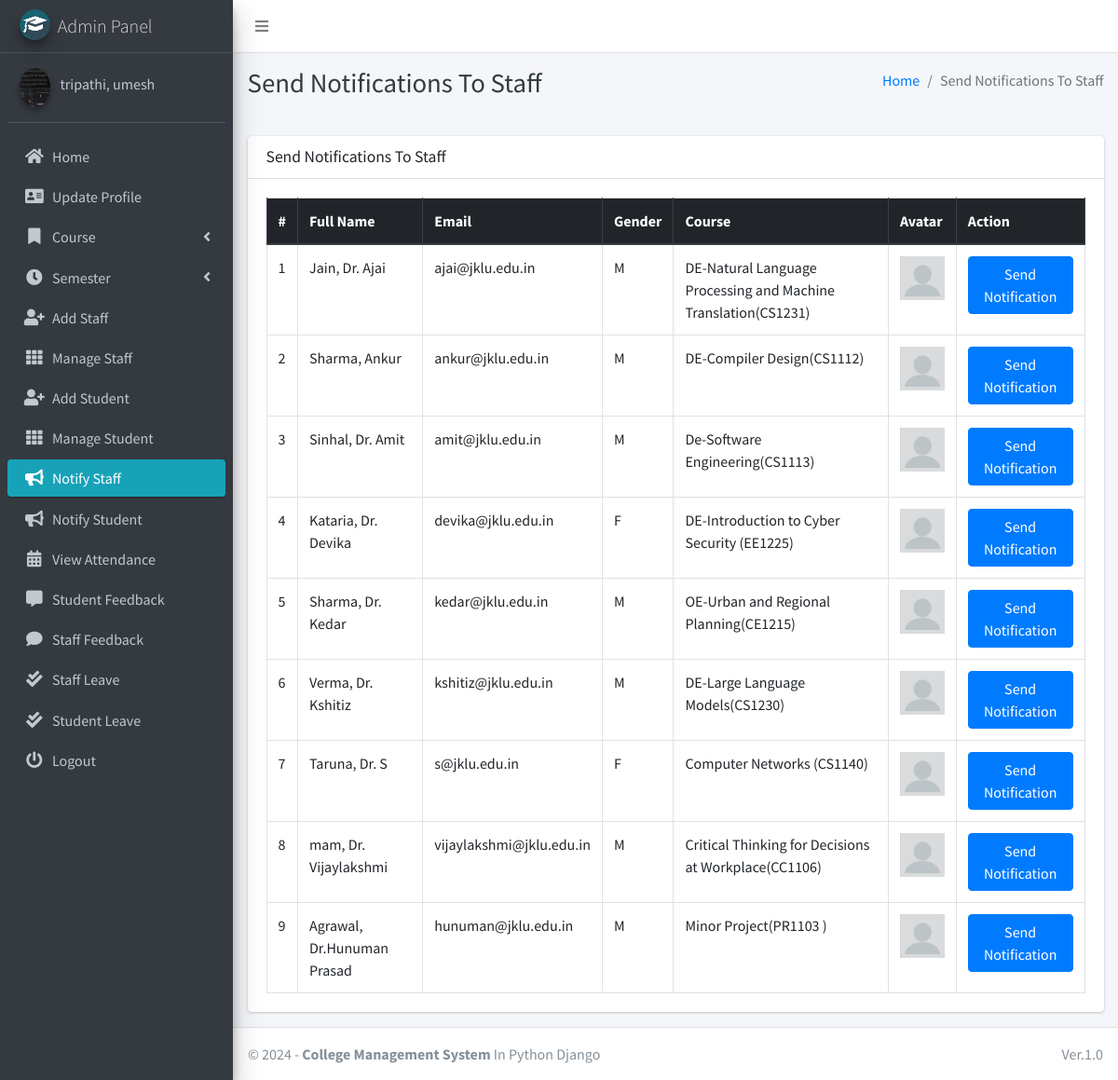
The page /admin_notify_staff (signed in) on the database its author committed.
### main_app/models.py (models this page shows, shortened)
class CustomUser(AbstractUser):
    USER_TYPE = ((1, "HOD"), (2, "Staff"), (3, "Student"))
    GENDER = [("M", "Male"), ("F", "Female")]
    username = None  # Removed username, using email instead
    email = models.EmailField(unique=True)
    user_type = models.CharField(default=1, choices=USER_TYPE, max_length=1)
    gender = models.CharField(max_length=1, choices=GENDER)
    profile_pic = models.ImageField()
    address = models.TextField()
    fcm_token = models.TextField(default="")  # For firebase notifications
    created_at = models.DateTimeField(auto_now_add=True)
    updated_at = models.DateTimeField(auto_now=True)
    USERNAME_FIELD = "email"
    REQUIRED_FIELDS = []
    objects = CustomUserManager()
    def __str__(self):
        return self.last_name + ", " + self.first_name

class Staff(models.Model):
    course = models.ForeignKey(Course, on_delete=models.DO_NOTHING, null=True, blank=False)
    admin = models.OneToOneField(CustomUser, on_delete=models.CASCADE)

class Course(models.Model):
    name = models.CharField(max_length=120)
    created_at = models.DateTimeField(auto_now_add=True)
    updated_at = models.DateTimeField(auto_now=True)

### main_app/hod_views.py (the view)
# urls.py: path("admin_notify_staff", hod_views.admin_notify_staff,
def admin_notify_staff(request):
    staff = CustomUser.objects.filter(user_type=2)
    context = {
        'page_title': "Send Notifications To Staff",
        'allStaff': staff
    }
    return render(request, "hod_template/staff_notification.html", context)

### main_app/templates/hod_template/staff_notification.html (shortened to what this page needs)
{% extends 'main_app/base.html' %}
{% load static %}
{% block page_title %}{{page_title}}{% endblock page_title %}
{% block content %}
<section class="content">
    <div class="container-fluid">
        <div class="row">
            <div class="col-md-12">
                <div class="card">
                    <div class="card-header">
                        <h3 class="card-title">{{page_title}}</h3>
                    </div>
                    <div class="card-body">
                        <table id="example2" class="table table-bordered table-hover">
                            <thead class="thead-dark">
                                <tr>
                                    <th>#</th>
                                    <th>Full Name</th>
                                    <th>Email</th>
                                    <th>Gender</th>
                                    <th>Course</th>
                                    <th>Avatar</th>
                                    <th>Action</th>
                                </tr>
                            </thead>
                            <tbody>
                                {% for staff in allStaff %}
                                <tr>
                                    <td>{{ forloop.counter }}</td>
                                    <td>{{staff.last_name}}, {{staff.first_name}}</td>
                                    <td>{{staff.email}}</td>
                                    <td>{{staff.gender}}</td>
                                    <td>{{staff.staff.course.name}}</td>
                                    <td>
                                        {% if staff.profile_pic == ""  %}
                                        No Image
                                        {% else %}
                                        <img class="img img-fluid mb-2" height="56" width="56"
                                            src="{{staff.profile_pic}}" alt="">
                                        {% endif %}
                                    </td>
                                    <td><button data-toggle = "modal" data-target = "#myModal"class="btn btn-primary show_notification" value="{{staff.id}}">Send Notification</button>
                                    </td>
                                </tr>
                                {% endfor %}
                            </tbody>
                        </table>
                    </div>
                </div>
            </div>
        </div>
    </div>
</section>
{% endblock content %}

### main_app/templates/main_app/sidebar_template.html (shortened to what this page needs)
{% load static %}
<aside class="main-sidebar sidebar-dark-info elevation-4">
    {% if request.user.user_type == '1' %}
    <a href="{% url 'admin_home' %}" class="brand-link">
        <img src="{% static 'dist/img/cmsl.png' %} " alt="AdminLTE Logo"
            class="brand-image img-circle elevation-3" >
        <span class="brand-text font-weight-light">Admin Panel</span>
    </a>
    <div class="sidebar">
        <div class="user-panel mt-3 pb-3 mb-3 d-flex">
            <div class="image">
                <img src="{{ request.user.profile_pic}}" class="img-circle elevation-2" alt="User Image">
            </div>
            <div class="info">
                <a href="#" class="d-block">{{user}}</a>
            </div>
        </div>
        <nav class="mt-2">
            <ul class="nav nav-pills nav-sidebar flex-column" data-widget="treeview" role="menu" data-accordion="false">
                <li class="nav-item">
                    {% url 'admin_home' as admin_home %}
                    <a href="{{admin_home}}" class="nav-link {% if admin_home == request.path %} active {% endif %}">
                        <i class="nav-icon fas fa-home"></i>
                        <p>
                            Home
                        </p>
                    </a>
                </li>
                <li class="nav-item">
                    {% url 'admin_view_profile' as admin_view_profile %}
                    <a href="{{admin_view_profile}}"
                        class="nav-link {% if admin_view_profile == request.path %} active {% endif %}">
                        <i class="nav-icon fas fa-address-card"></i>
                        <p>
                            Update Profile
                        </p>
                    </a>
                </li>
                <li class="nav-item has-treeview">
                    <a href="#" class="nav-link">
                        <i class="nav-icon fas fa-bookmark"></i>
                        <p>
                            Course
                            <i class="fas fa-angle-left right"></i>
                        </p>
                    </a>
                </li>
                <li class="nav-item has-treeview">
                    <a href="#" class="nav-link">
                        <i class="nav-icon fas fa-clock"></i>
                        <p>
                            Semester
                            <i class="fas fa-angle-left right"></i>
                        </p>
                    </a>
                </li>
                <li class="nav-item">
                    {% url 'add_staff' as add_staff %}
                    <a href="{{add_staff}}" class="nav-link {% if add_staff == request.path %} active {% endif %}">
                        <i class="nav-icon fas fa-user-plus"></i>
                        <p>
                            Add Staff
                        </p>
                    </a>
                </li>
                <li class="nav-item">
                    {% url 'manage_staff' as manage_staff %}
                    {% url 'edit_staff' staff_id as edit_staff %}
                    <a href="{{manage_staff}}"
                        class="nav-link {% if manage_staff == request.path or request.path == edit_staff %} active {% endif %}">
                        <i class="nav-icon fas fa-th"></i>
                        <p>
                            Manage Staff
                        </p>
                    </a>
                </li>
                <li class="nav-item">
                    {% url 'add_student' as add_student%}
                    <a href="{{add_student}}" class="nav-link  {% if add_student == request.path %} active {% endif %}">
                        <i class="nav-icon fas fa-user-plus"></i>
                        <p>
                            Add Student
                        </p>
                    </a>
                </li>
                <li class="nav-item">
                    {% url 'manage_student' as manage_student %}
                    {% url 'edit_student' student_id as edit_student %}
                    <a href="{{manage_student}}"
                        class="nav-link  {% if edit_student == request.path or manage_student == request.path %} active {% endif %}">
                        <i class="nav-icon fas fa-th"></i>
                        <p>
                            Manage Student
                        </p>
                    </a>
                </li>
                <li class="nav-item">
                    {% url 'admin_notify_staff' as admin_notify_staff %}
                    <a href="{{admin_notify_staff}}"
                        class="nav-link {% if admin_notify_staff == request.path %} active {% endif %}">
                        <i class="nav-icon fas fa-bullhorn"></i>
                        <p>
                            Notify Staff
                        </p>
                    </a>
                </li>
                <li class="nav-item">
                    {% url 'admin_notify_student' as admin_notify_student %}
                    <a href="{{admin_notify_student}}"
                        class="nav-link {% if admin_notify_student == request.path %} active {% endif %}">
                        <i class="nav-icon fas fa-bullhorn"></i>
                        <p>
                            Notify Student
                        </p>
                    </a>
                </li>
                <li class="nav-item">
                    {% url 'admin_view_attendance' as admin_view_attendance %}
                <li class="nav-item">
                    <a href="{{admin_view_attendance}}"
                        class="nav-link  {% if admin_view_attendance == request.path %} active {% endif %}">
                        <i class="nav-icon fas fa-calendar-alt"></i>
                        <p>
                            View Attendance
                        </p>
                    </a>
                </li>
                <li class="nav-item">
                    {% url 'student_feedback_message' as student_feedback_message %}
                    <a href="{{ student_feedback_message }}"
                        class="nav-link  {% if student_feedback_message == request.path %} active {% endif %}">
                        <i class="nav-icon fas fa-comment-alt"></i>
                        <p>
                            Student Feedback
                        </p>
                    </a>
                </li>
                <li class="nav-item">
                    {% url 'staff_feedback_message' as staff_feedback_message %}
                    <a href="{{staff_feedback_message}}"
                        class="nav-link   {% if staff_feedback_message == request.path %} active {% endif %}">
                        <i class="nav-icon fas fa-comment"></i>
                        <p>
                            Staff Feedback
                        </p>
                    </a>
                </li>
                <li class="nav-item">
                    {% url 'view_staff_leave' as view_staff_leave %}
                    <a href="{{view_staff_leave}}"
                        class="nav-link  {% if view_staff_leave == request.path %} active {% endif %}">
                        <i class="nav-icon fas fa-check-double"></i>
                        <p>
                            Staff Leave
                        </p>
                    </a>
                </li>
                <li class="nav-item">
                    {% url 'view_student_leave' as view_student_leave %}
                    <a href="{% url 'view_student_leave' %}"
                        class="nav-link  {% if view_student_leave == request.path %} active {% endif %}">
                        <i class="nav-icon fas fa-check-double"></i>
                        <p>
                            Student Leave
                        </p>
                    </a>
                </li>
                                        {% endif %}
                                        <li class="nav-item">
                                            <a href="{% url 'user_logout' %}"
                                                onclick="return confirm('Your session would be terminated.\n\nProceed?')"
                                                class="nav-link">
                                                <i class="nav-icon fas fa-power-off"></i>
                                                <p>
                                                    Logout
                                                </p>
                                            </a>
                                        </li>
                                    </ul>
                                </nav>
                            </div>
</aside>

### rows shown on the page
CustomUser: last_name+first_name "tripathi, umesh"
CustomUser: last_name "Jain", first_name "Dr. Ajai", email "ajai@jklu.edu.in", gender "M", staff.course.name "DE-Natural Language Processing and Machine Translation(CS1231)"
CustomUser: last_name "Sharma", first_name "Ankur", email "ankur@jklu.edu.in", gender "M", staff.course.name "DE-Compiler Design(CS1112)"
CustomUser: last_name "Sinhal", first_name "Dr. Amit", email "amit@jklu.edu.in", gender "M", staff.course.name "De-Software Engineering(CS1113)"
CustomUser: last_name "Kataria", first_name "Dr. Devika", email "devika@jklu.edu.in", gender "F", staff.course.name "DE-Introduction to Cyber Security (EE1225)"
CustomUser: last_name "Sharma", first_name "Dr. Kedar", email "kedar@jklu.edu.in", gender "M", staff.course.name "OE-Urban and Regional Planning(CE1215)"
CustomUser: last_name "Verma", first_name "Dr. Kshitiz", email "kshitiz@jklu.edu.in", gender "M", staff.course.name "DE-Large Language Models(CS1230)"
CustomUser: last_name "Taruna", first_name "Dr. S", email "s@jklu.edu.in", gender "F", staff.course.name "Computer Networks (CS1140)"
CustomUser: last_name "mam", first_name "Dr. Vijaylakshmi", email "vijaylakshmi@jklu.edu.in", gender "M", staff.course.name "Critical Thinking for Decisions at Workplace(CC1106)"
CustomUser: last_name "Agrawal", first_name "Dr.Hunuman Prasad", email "hunuman@jklu.edu.in", gender "M", staff.course.name "Minor Project(PR1103 )"

### other values the page prints
{{ page_title }} "Send Notifications To Staff"
